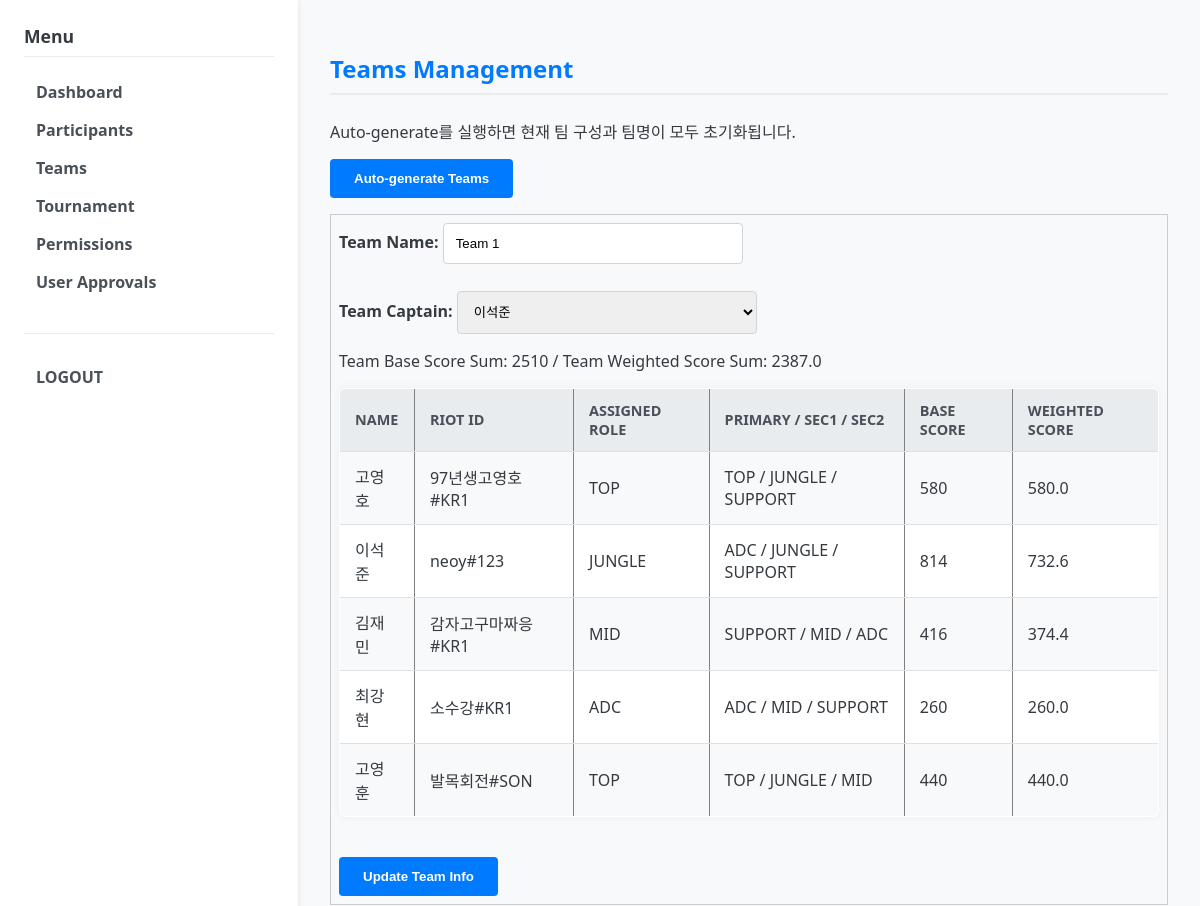
The page /admin/teams (signed in, upper part) on the database as committed earlier.
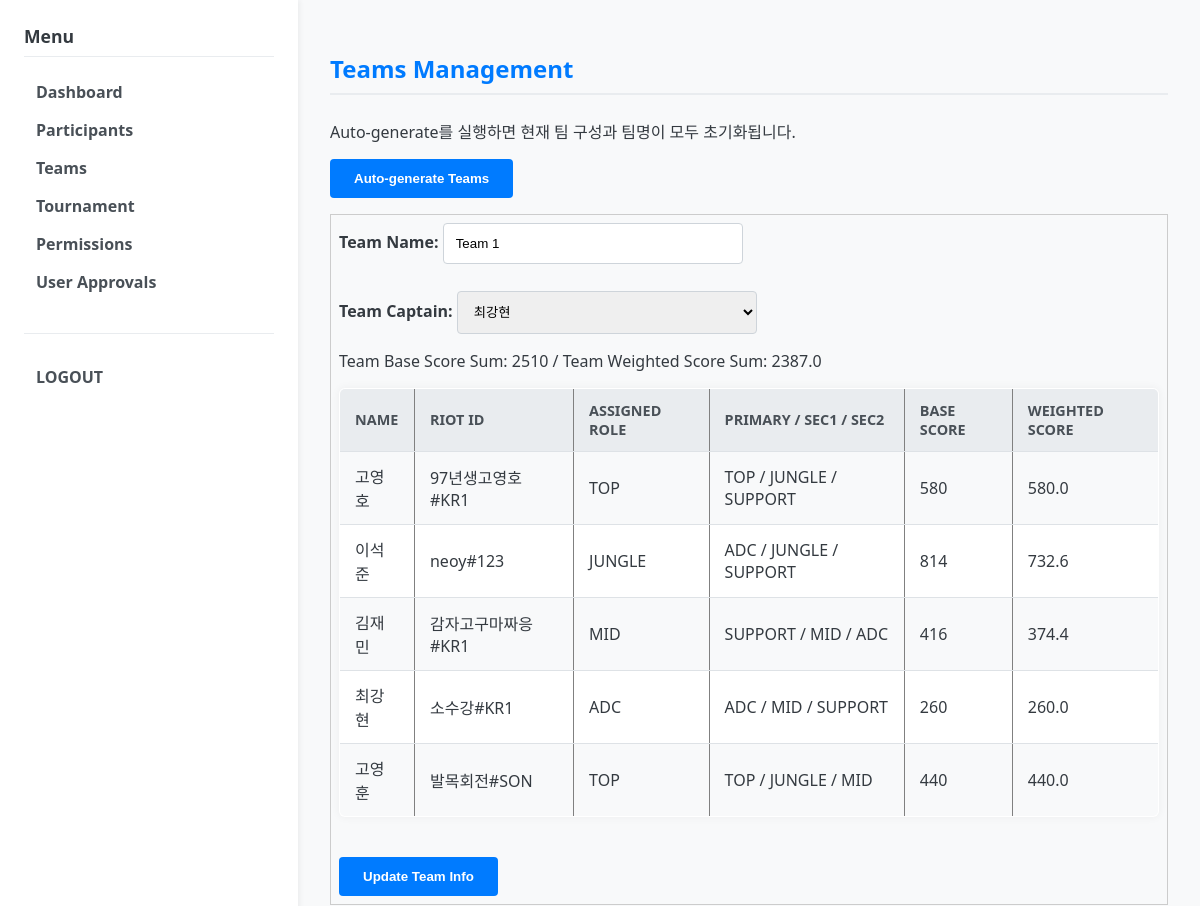
The same page on the database as committed later.
### models.py (models this page shows)
class Team(db.Model):
    __tablename__ = "teams"
    id = db.Column(db.Integer, primary_key=True)
    name = db.Column(db.String(64), nullable=False)
    tournament_id = db.Column(db.Integer, db.ForeignKey("tournaments.id"), nullable=False)
    captain_user_id = db.Column(db.Integer, db.ForeignKey("users.id"))
    tournament = db.relationship("Tournament", back_populates="teams")
    members = db.relationship("TeamMember", back_populates="team")
    captain = db.relationship("User", foreign_keys=[captain_user_id])

class User(db.Model):
    __tablename__ = "users"
    id = db.Column(db.Integer, primary_key=True)
    username = db.Column(db.String(64), unique=True, nullable=False)
    password_hash = db.Column(db.String(128), nullable=False)
    role = db.Column(db.String(50), default="USER")  # USER, ADMIN
    approval_status = db.Column(db.String(16), default="PENDING") # PENDING, APPROVED, REJECTED
    student_id = db.Column(db.String(20))      # 학번
    real_name = db.Column(db.String(64))       # 이름
    summoner_riot_id = db.Column(db.String(64))  # "닉네임#태그" 형식 (예: Clyde00#KR1)
    puuid = db.Column(db.String(128))
    tier = db.Column(db.String(32))
    solo_tier = db.Column(db.String(32))  # 예: "PLATINUM IV"
    flex_tier = db.Column(db.String(32))  # 예: "GOLD III"
    actual_score = db.Column(db.Integer)  # 관리자 입력 실제 점수
    primary_role = db.Column(db.String(16))
    secondary_role1 = db.Column(db.String(16))
    secondary_role2 = db.Column(db.String(16))
    created_at = db.Column(db.DateTime, default=datetime.utcnow)
    participants = db.relationship("Participant", back_populates="user")

### app.py (the view, shortened to what this page needs)
@app.route("/admin/teams", methods=["GET", "POST"])
@login_required(role="ADMIN")
def admin_teams():
    tournament = Tournament.query.first()
    if not tournament:
        flash("No tournament found.")
        return redirect(url_for("admin_dashboard"))
    teams = Team.query.filter_by(tournament_id=tournament.id).all()
    for team in teams:
        base_total = 0
        weighted_total = 0
        for tm in team.members:
            user = tm.participant.user
            base = get_user_score(user)                    # 기본 점수
            w_score = get_member_weighted_score(user, tm.assigned_role)  # 가중 점수
            base_total += base
            weighted_total += w_score
            tm.base_score = base
            tm.weighted_score = w_score
        team.base_total = base_total
        team.weighted_total = weighted_total
    return render_template("admin/teams.html", teams=teams)

### app.py (called while the page is built)
def current_user():
    user_id = session.get("user_id")
    if not user_id:
        return None
    user = User.query.get(user_id)
    return user

def login_required(role=None):
    def decorator(fn):
        from functools import wraps
        @wraps(fn)
        def wrapper(*args, **kwargs):
            user = current_user()
            active_role = session.get("role")
            if not user or not active_role:
                return redirect(url_for("login_page"))
            if role and active_role != role:
                flash("Permission denied. You are logged in as " + active_role + ".")
                return redirect(url_for("login_page"))
            return fn(*args, **kwargs)
        return wrapper
    return decorator

def get_user_score(user) -> int:
    if user.actual_score is not None:
        return user.actual_score
    est = calculate_estimated_score(user)
    if est is not None:
        return est
    return 0

def get_member_weighted_score(user, assigned_role: str | None) -> float:
    base = get_user_score(user)
    w = get_member_weight(user, assigned_role)
    return base * w

### templates/admin/teams.html (shortened to what this page needs)
{% extends "base.html" %}
{% block content %}
<h2>Teams Management</h2>
<form action="{{ url_for('admin_auto_generate_teams') }}" method="post" style="margin-bottom: 1rem;">
    <p>Auto-generate를 실행하면 현재 팀 구성과 팀명이 모두 초기화됩니다.</p>
    <button type="submit">Auto-generate Teams</button>
</form>
{% if teams|length > 0 %}
    {% for team in teams %}
    <form action="{{ url_for('admin_teams') }}" method="post">
        {% for tm in team.members %}
            {% set u = tm.participant.user %}
            {% set base = get_user_score(u) %}
            {% set w_score = get_member_weighted_score(u, tm.assigned_role) %}
        {% endfor %}
        <div style="margin-bottom: 1rem; border: 1px solid #ccc; padding: 0.5rem;">
            <label>Team Name:
                <input type="text" name="team_name_{{ team.id }}" value="{{ team.name }}">
            </label>
            <br>
            <label>Team Captain:
                <select name="captain_user_{{ team.id }}">
                    {% for tm in team.members %}
                        {% set u = tm.participant.user %}
                        <option value="{{ u.id }}"
                                {% if team.captain_user_id == u.id %}selected{% endif %}>
                            {{ u.real_name or u.username }}
                        </option>
                    {% endfor %}
                </select>
            </label>
            <p>
                Team Base Score Sum: {{ team.base_total }} /
                Team Weighted Score Sum: {{ "%.1f"|format(team.weighted_total) }}
            </p>
            <table border="1" cellpadding="4">
                <tr>
                    <th>Name</th>
                    <th>Riot ID</th>
                    <th>Assigned Role</th>
                    <th>Primary / Sec1 / Sec2</th>
                    <th>Base Score</th>
                    <th>Weighted Score</th>
                </tr>
                {% for tm in team.members %}
                    {% set u = tm.participant.user %}
                    {% set base = get_user_score(u) %}
                    {% set w_score = get_member_weighted_score(u, tm.assigned_role) %}
                    <tr>
                        <td>{{ u.real_name or u.username }}</td>
                        <td>{{ u.summoner_riot_id or "-" }}</td>
                        <td>{{ tm.assigned_role or "-" }}</td>
                        <td>
                            {{ u.primary_role or "-" }} /
                            {{ u.secondary_role1 or "-" }} /
                            {{ u.secondary_role2 or "-" }}
                        </td>
                        <td>{{ tm.base_score }}</td>
                        <td>{{ "%.1f"|format(tm.weighted_score) }}</td>
                    </tr>
                {% endfor %}
            </table>
            <button type="submit" style="margin-top: 1rem;">Update Team Info</button>
        </div>
    </form>
    {% endfor %}
{% else %}
    <p style="margin-top: 1rem;">No teams have been generated yet. Use the "Auto-generate Teams" button above.</p>
{% endif %}
{% endblock %}

Rows that differ between the two databases and show on the page:
changed Team "Team 1": captain_user+id "이석준" → "최강현"
